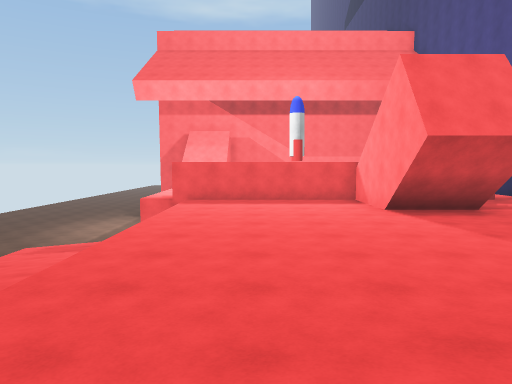
[1] (above)

23 first-person views from a walk through a 3-D level made in the Unity game engine. The camera is 1.4 m above the floor, tilts 4° down and sees 70° across. The floor is counted in squares, 2 m on a side. Each view is taken from the middle of a square. On the plan, view 1 faces up. The plan holds only what a view shows up to about 11 squares ahead; the rest is blank. The place goes on beyond the plan.

[2]
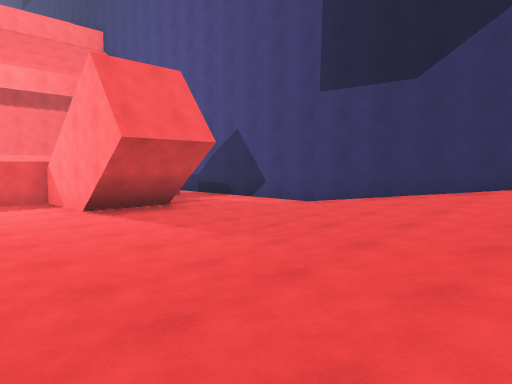

[3]
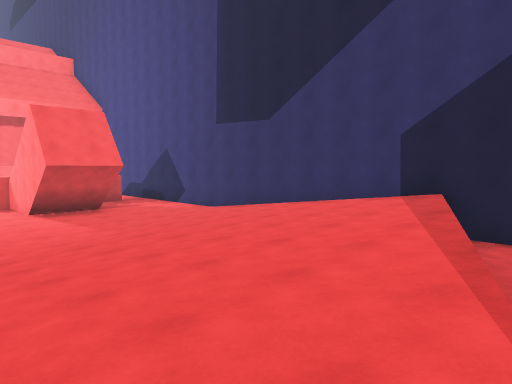

[4]
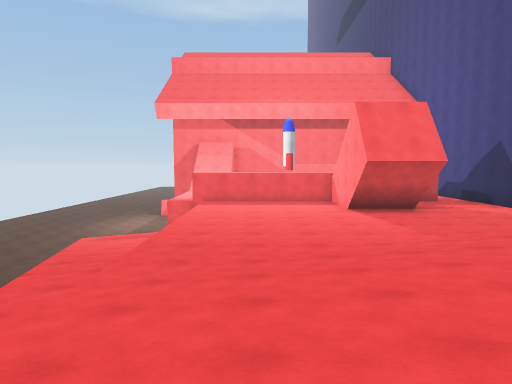

[5]
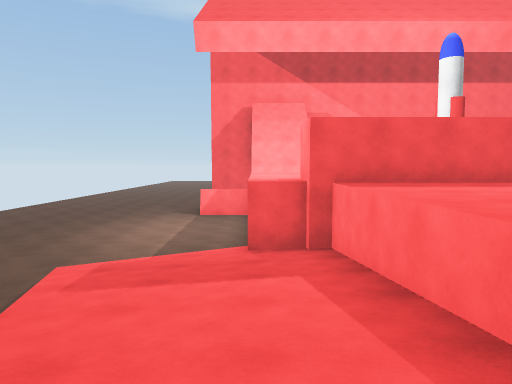

[6]
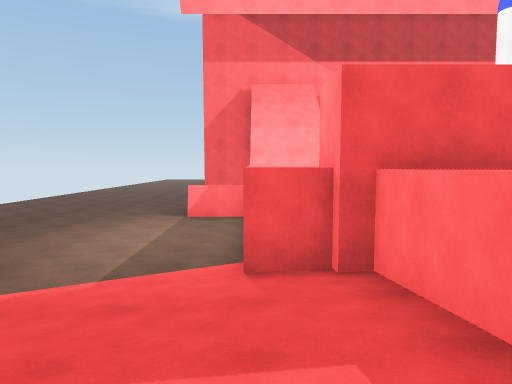

[7]
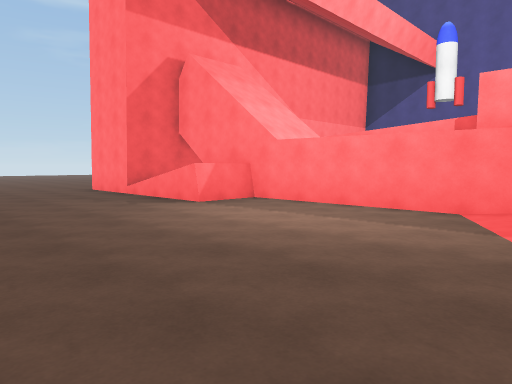

[8]
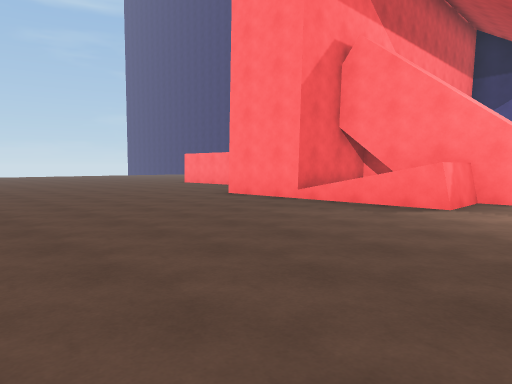

[9]
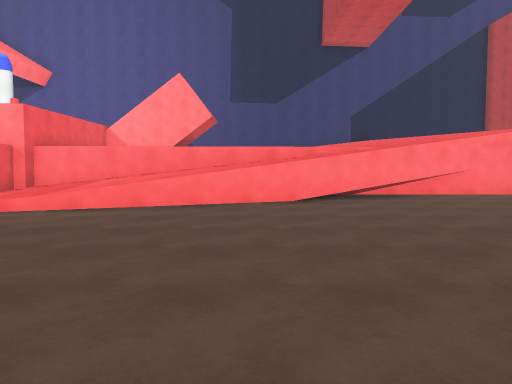

[10]
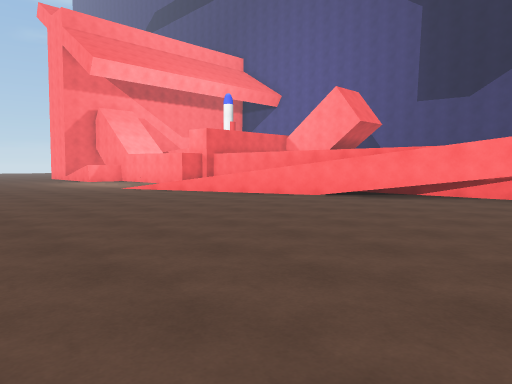

[11]
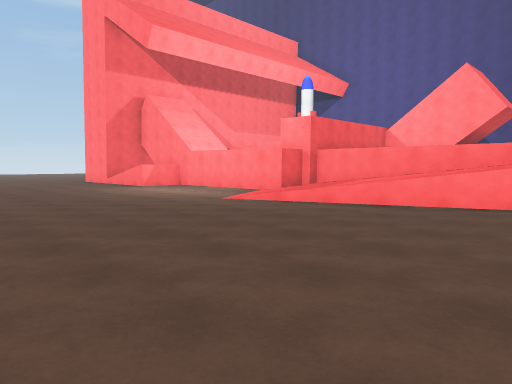

[12]
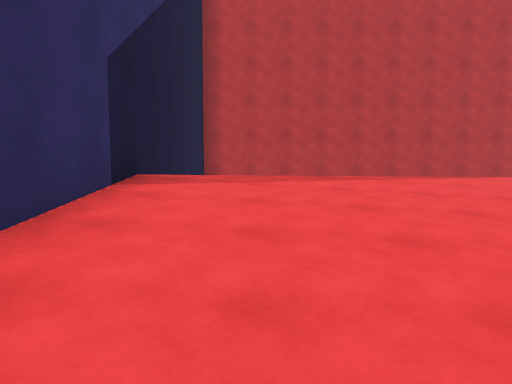

[13]
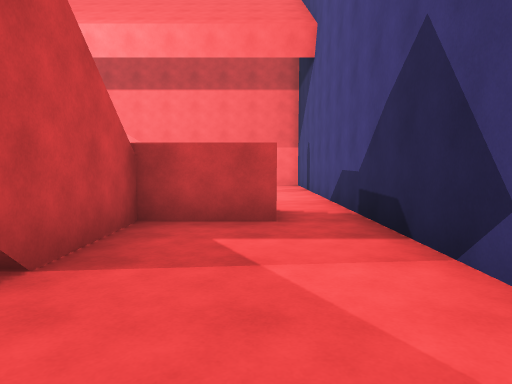

[14]
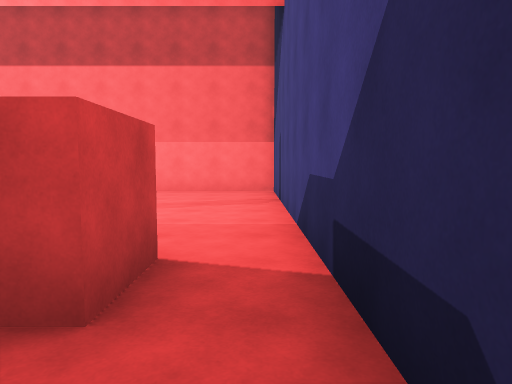

[15]
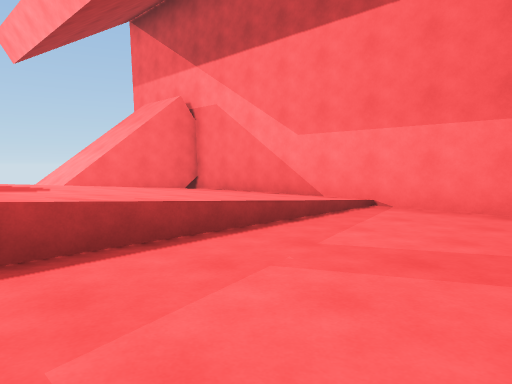

[16]
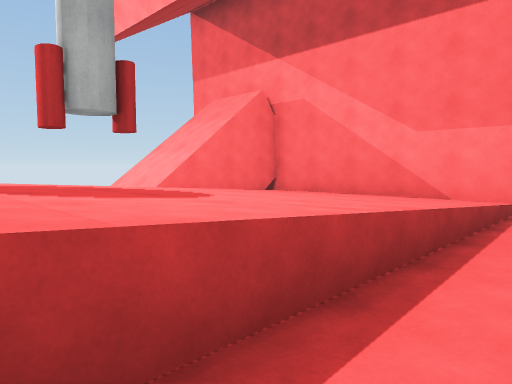

[17]
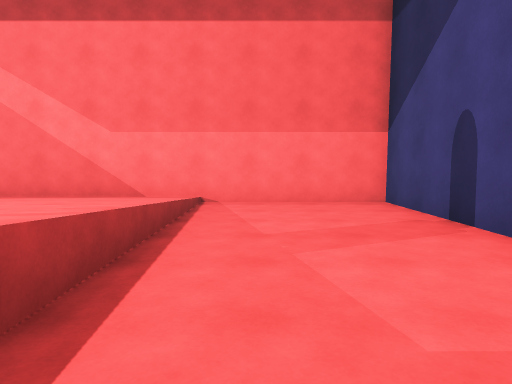

[18]
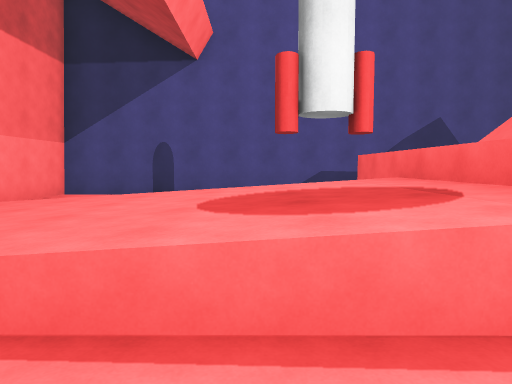

[19]
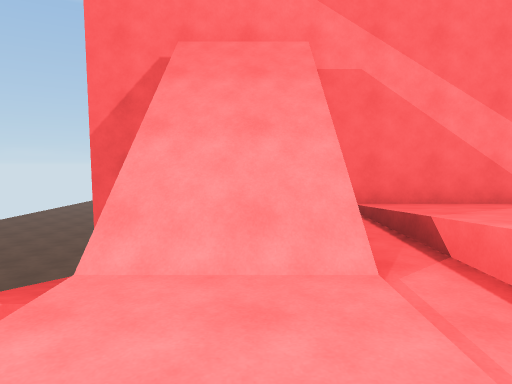

[20]
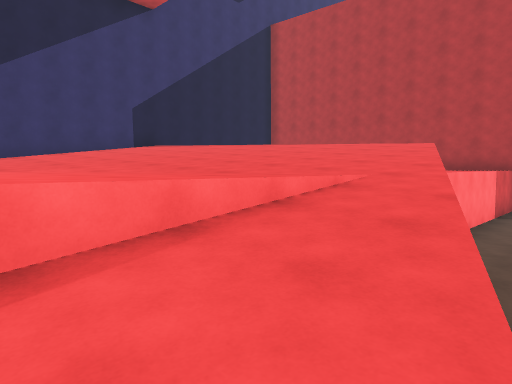

[21]
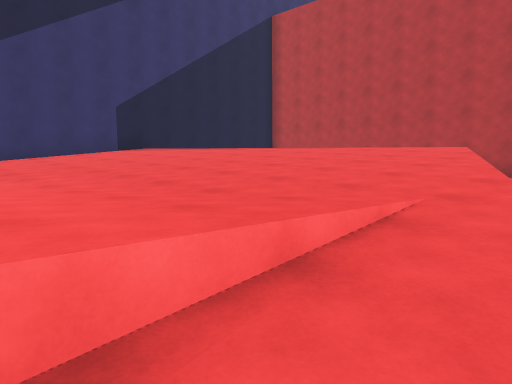

[22]
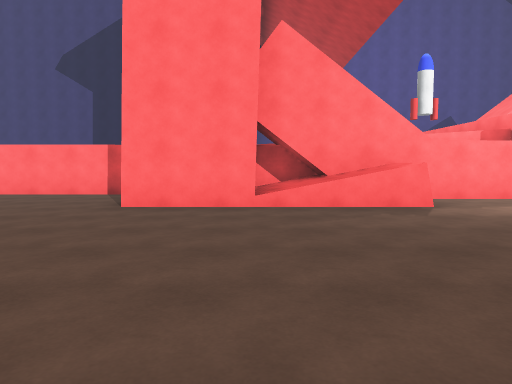

[23]
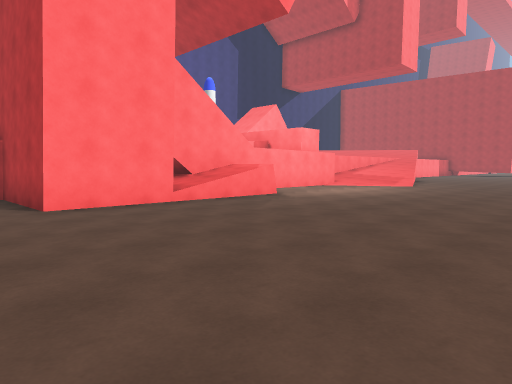

### Floor plan
Key: @ floor where view 1 was taken; # wall or solid block; x gap in a wall; . main floor; : floor 2.25 m higher than the main floor; + floor 2.5 m higher than the main floor; * floor 2.75 m higher than the main floor; % floor 3.25 m higher than the main floor; & floor 3.5 m higher than the main floor; / step, stairs or slope; = window, fence, low wall or low ledge; ^ raised ledge; v drop or lower ground; R rocket.
Columns run from 11 left of view 1 to 8 right of it. Each row starts with its distance up from view 1.
 22 ..........#
 21 ..........#
 20 .......####
 19 .......###
 18 .......#############
 17  ......///+****/+++#
 16 .......///+/////+++#
 15 .......=//+/////+++#
 14 ......../++/////+++#
 13 ......../+:/%///:::#
 12   ....../+:/R///:::#
 11  ......./+:&&&&=:::#
 10  ......//##===^###:#
  9  .....////::::##:::#
  8  .....////::::##:::#
  7  .....=///::::##:::#
  6 ......////:::::::::#
  5 .......///::::::::/#
  4 .......#//::::::///#
  3 ........//:::://///#
  2  .......//::///////#
  1 ........///////////#
  0 .........//@///////#
 -1 .........#/////////#
 -2 ....    ./////////v#
 -3         ../////vvvv
 -4          .v/vv    v
 -5          .        v
 -6          .x       v
 -7           #vvvvvvvv

Positions as (right, up) in squares from view 1, and headings:
1: (0, 0), facing up
2: (0, 0), facing up-right
3: (0, -4), facing up-right
4: (0, -3), facing up
5: (-3, 4), facing up
6: (-3, 6), facing up
7: (-9, 9), facing up-right
8: (-11, 13), facing up-right
9: (-11, 4), facing right
10: (-11, -2), facing up-right
11: (-11, 3), facing up-right
12: (6, 3), facing down
13: (6, 5), facing up
14: (7, 8), facing up
15: (7, 12), facing up-left
16: (5, 11), facing up-left
17: (5, 11), facing up
18: (-2, 13), facing right
19: (-2, 12), facing up
20: (-4, 5), facing down-right
21: (-3, 4), facing down-right
22: (-11, 18), facing right
23: (-11, 22), facing down-right
